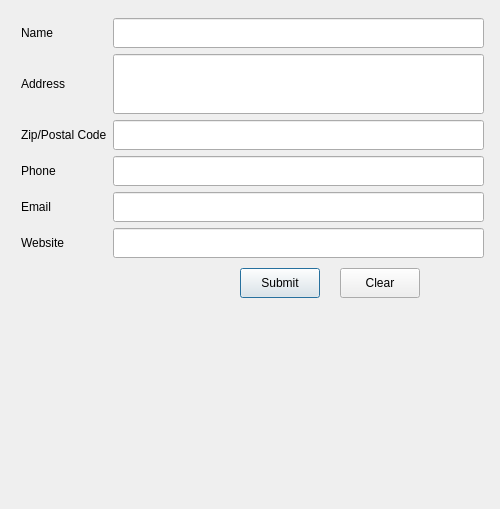
<?xml version="1.0" encoding="UTF-8"?>
<ui version="4.0">
 <class>CustomerAdd</class>
 <widget class="QDialog" name="CustomerAdd">
  <property name="geometry">
   <rect>
    <x>0</x>
    <y>0</y>
    <width>500</width>
    <height>500</height>
   </rect>
  </property>
  <property name="windowTitle">
   <string>Dialog</string>
  </property>
  <layout class="QVBoxLayout" name="verticalLayout">
   <item>
    <layout class="QFormLayout" name="formLayout">
     <property name="leftMargin">
      <number>10</number>
     </property>
     <property name="topMargin">
      <number>7</number>
     </property>
     <property name="rightMargin">
      <number>5</number>
     </property>
     <property name="bottomMargin">
      <number>4</number>
     </property>
     <item row="0" column="0">
      <widget class="QLabel" name="customer_name_label">
       <property name="minimumSize">
        <size>
         <width>0</width>
         <height>30</height>
        </size>
       </property>
       <property name="text">
        <string>Name</string>
       </property>
      </widget>
     </item>
     <item row="0" column="1">
      <widget class="QLineEdit" name="customer_name">
       <property name="minimumSize">
        <size>
         <width>0</width>
         <height>30</height>
        </size>
       </property>
      </widget>
     </item>
     <item row="1" column="0">
      <widget class="QLabel" name="customer_address_label">
       <property name="minimumSize">
        <size>
         <width>0</width>
         <height>60</height>
        </size>
       </property>
       <property name="text">
        <string>Address</string>
       </property>
      </widget>
     </item>
     <item row="1" column="1">
      <widget class="QLineEdit" name="customer_address">
       <property name="minimumSize">
        <size>
         <width>0</width>
         <height>60</height>
        </size>
       </property>
      </widget>
     </item>
     <item row="2" column="0">
      <widget class="QLabel" name="customer_zip_label">
       <property name="minimumSize">
        <size>
         <width>0</width>
         <height>30</height>
        </size>
       </property>
       <property name="text">
        <string>Zip/Postal Code</string>
       </property>
      </widget>
     </item>
     <item row="2" column="1">
      <widget class="QLineEdit" name="customer_zip">
       <property name="minimumSize">
        <size>
         <width>0</width>
         <height>30</height>
        </size>
       </property>
      </widget>
     </item>
     <item row="3" column="0">
      <widget class="QLabel" name="customer_phone_label">
       <property name="minimumSize">
        <size>
         <width>0</width>
         <height>30</height>
        </size>
       </property>
       <property name="text">
        <string>Phone</string>
       </property>
      </widget>
     </item>
     <item row="3" column="1">
      <widget class="QLineEdit" name="customer_phone">
       <property name="minimumSize">
        <size>
         <width>0</width>
         <height>30</height>
        </size>
       </property>
      </widget>
     </item>
     <item row="4" column="0">
      <widget class="QLabel" name="customer_email_label">
       <property name="minimumSize">
        <size>
         <width>0</width>
         <height>30</height>
        </size>
       </property>
       <property name="text">
        <string>Email</string>
       </property>
      </widget>
     </item>
     <item row="4" column="1">
      <widget class="QLineEdit" name="customer_email">
       <property name="minimumSize">
        <size>
         <width>0</width>
         <height>30</height>
        </size>
       </property>
      </widget>
     </item>
     <item row="5" column="0">
      <widget class="QLabel" name="customer_website_label">
       <property name="minimumSize">
        <size>
         <width>0</width>
         <height>30</height>
        </size>
       </property>
       <property name="text">
        <string>Website</string>
       </property>
      </widget>
     </item>
     <item row="5" column="1">
      <widget class="QLineEdit" name="customer_website">
       <property name="minimumSize">
        <size>
         <width>0</width>
         <height>30</height>
        </size>
       </property>
      </widget>
     </item>
    </layout>
   </item>
   <item>
    <layout class="QHBoxLayout" name="horizontalLayout">
     <property name="spacing">
      <number>7</number>
     </property>
     <property name="topMargin">
      <number>0</number>
     </property>
     <property name="rightMargin">
      <number>69</number>
     </property>
     <property name="bottomMargin">
      <number>200</number>
     </property>
     <item>
      <spacer name="horizontalSpacer_2">
       <property name="orientation">
        <enum>Qt::Horizontal</enum>
       </property>
       <property name="sizeHint" stdset="0">
        <size>
         <width>40</width>
         <height>20</height>
        </size>
       </property>
      </spacer>
     </item>
     <item>
      <widget class="QPushButton" name="pushButton">
       <property name="minimumSize">
        <size>
         <width>0</width>
         <height>30</height>
        </size>
       </property>
       <property name="text">
        <string>Submit</string>
       </property>
      </widget>
     </item>
     <item>
      <spacer name="horizontalSpacer">
       <property name="orientation">
        <enum>Qt::Horizontal</enum>
       </property>
       <property name="sizeType">
        <enum>QSizePolicy::Fixed</enum>
       </property>
       <property name="sizeHint" stdset="0">
        <size>
         <width>13</width>
         <height>13</height>
        </size>
       </property>
      </spacer>
     </item>
     <item>
      <widget class="QPushButton" name="pushButton_2">
       <property name="minimumSize">
        <size>
         <width>0</width>
         <height>30</height>
        </size>
       </property>
       <property name="text">
        <string>Clear</string>
       </property>
      </widget>
     </item>
    </layout>
   </item>
  </layout>
 </widget>
 <resources/>
 <connections/>
</ui>
